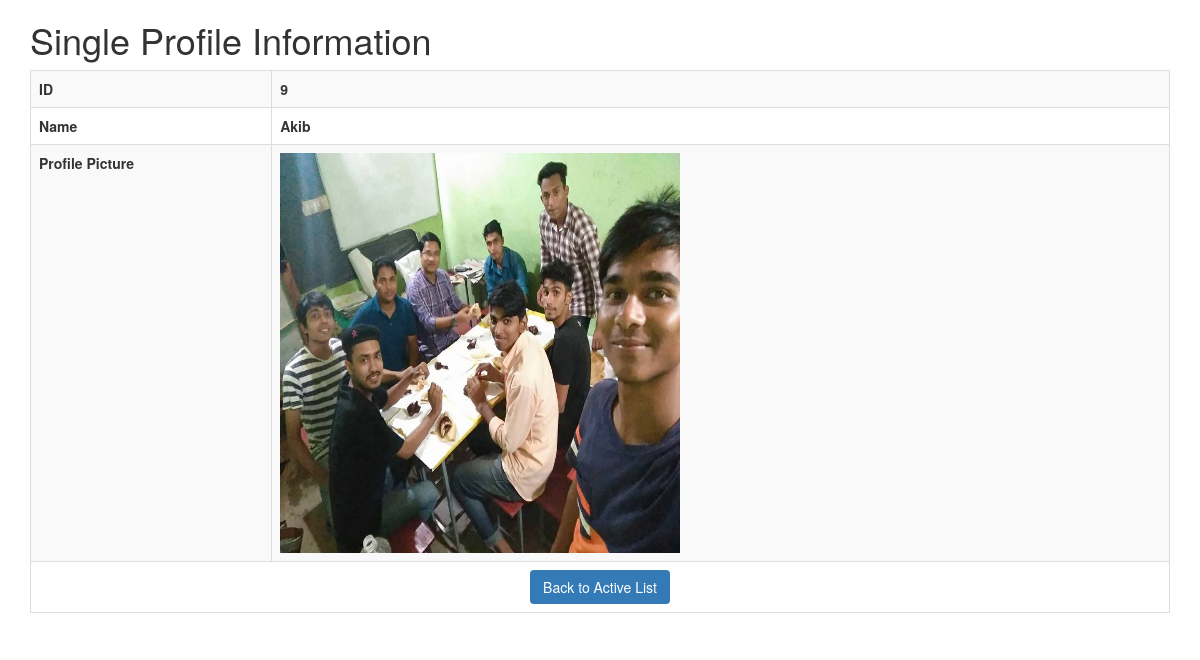
Page /views/SEID175166/ProfilePicture/view.php?id=9 on the committed database.
### tables this page shows
CREATE TABLE `profile_picture` (
  `id` int(13) NOT NULL,
  `name` varchar(100) NOT NULL,
  `profile_picture` varchar(100) NOT NULL,
  `is_trashed` varchar(50) NOT NULL DEFAULT 'NO'
);

### src/BITM/SEID175166/Model/Database.php (called while the page is built, shortened)
<?php
class Database
{
    public function __construct()
    {
        try {
            $this->dbh = new PDO("mysql:host=localhost;dbname=atomic_project_b69", "root", "");
        } catch (PDOException $error) {
            echo $error->getMessage();
        }
    }
}

### src/BITM/SEID175166/ProfilePicture/ProfilePicture.php (called while the page is built, shortened)
<?php
class ProfilePicture extends Database
{
     public $id, $name, $profilePicture;
     public function setData($postArray){
         if(array_key_exists("id",$postArray))
             $this->id = $postArray["id"];
     }
    public function view(){
        $sqlQuery = "SELECT * FROM profile_picture WHERE id=".$this->id;
        $sth = $this->dbh->query($sqlQuery);
        $sth->setFetchMode(PDO::FETCH_OBJ);
        $oneData=  $sth->fetch();
        return $oneData;
    }
}

### views/SEID175166/ProfilePicture/view.php (the view, shortened to what this page needs)
<?php
$obj = new ProfilePicture();
$obj->setData($_GET);
$oneData  =  $obj->view();
?>
<!doctype html>
<html lang="en">
<head>
    <link rel="stylesheet" href="../../../resources/bootstrap-3.3.7-dist/css/bootstrap.min.css">
</head>
<body>
<div class="container">
<?php
         echo "
             <h1> Single Profile Information </h1>
             <table class='table table-bordered table-striped'>
                    <tr>
                        <td>  <b>ID</b>  </td>
                        <td>  <b>$oneData->id</b>  </td>
                    </tr>
                     <tr>
                        <td>  <b>Name</b>  </td>
                        <td>  <b>$oneData->name</b>  </td>
                    </tr>
                     <tr>
                        <td>  <b>Profile Picture</b>  </td>
                        <td><img width='400px' height='400px' src='Uploads/$oneData->profile_picture'> </td>
                    </tr>
                    <tr>
                        <td class='text-center' colspan='2'>  <a class='btn bg-primary' href='index.php'> Back to Active List</a> </td>
                    </tr>
             </table>
         ";
?>
</div>
</body>
</html>

### rows in the picture
profile_picture: id "9", name "Akib", profile_picture (picture)
